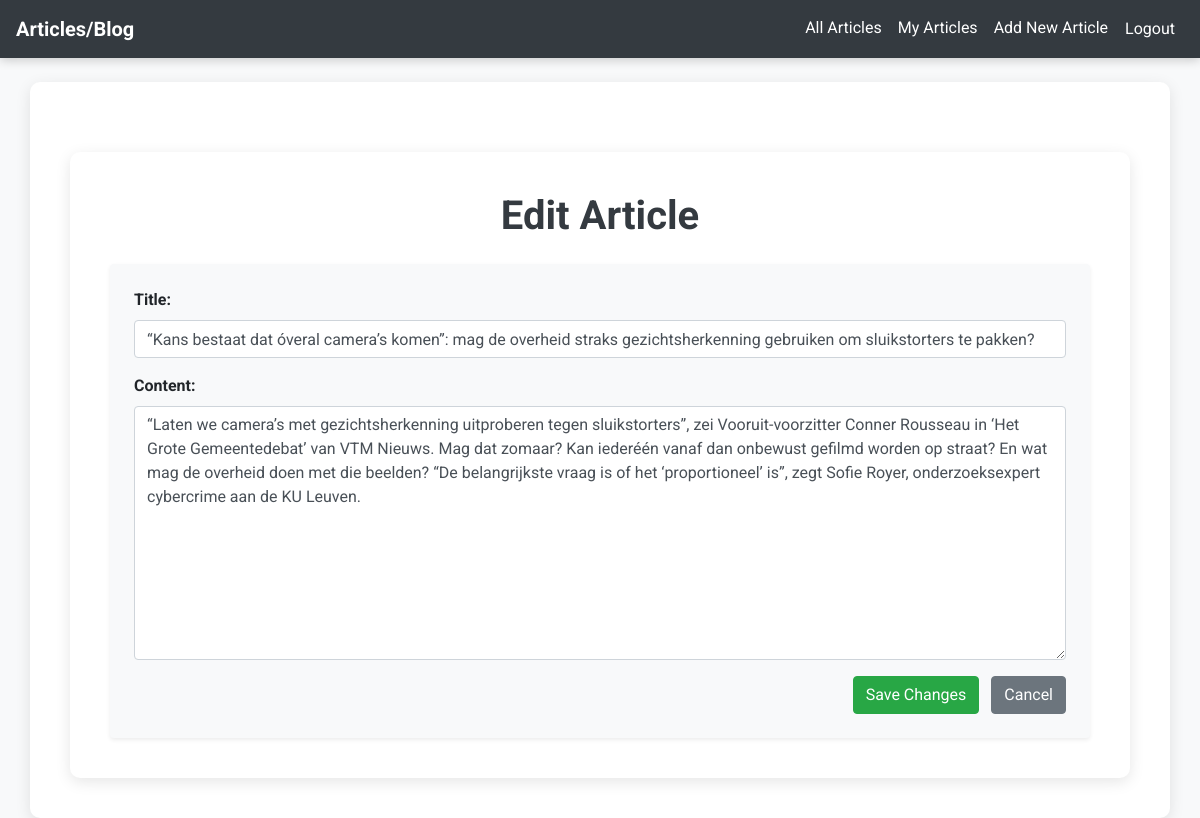
Screenshot of /article/9/edit/ (signed in) with the database file from the repository.
### blog/models.py (models this page shows, shortened)
class Article(models.Model):
    title = models.CharField(max_length=200)
    content = models.TextField()
    author = models.ForeignKey(User, on_delete=models.CASCADE)
    created_at = models.DateTimeField(auto_now_add=True)

### blog/views.py (the view)
# urls.py: path('article/<int:article_id>/edit/', views.edit_article, name='edit_article'),
@login_required
def edit_article(request, article_id):
    article = get_object_or_404(Article, pk=article_id)
    if request.user != article.author:
        return redirect('article_detail', article_id=article.id)
    if request.method == 'POST':
        form = ArticleForm(request.POST, instance=article)
        if form.is_valid():
            form.save()
            return redirect('article_detail', article_id=article.id)
    else:
        form = ArticleForm(instance=article)
    return render(request, 'blog/edit_article.html', {'form': form, 'article': article})

### blog/forms.py
class ArticleForm(forms.ModelForm):
    class Meta:
        model = Article
        fields = ['title', 'content']
    def __init__(self, *args, **kwargs):
        super(ArticleForm, self).__init__(*args, **kwargs)
        self.fields['title'].widget.attrs.update({'class': 'form-control'})
        self.fields['content'].widget.attrs.update({'class': 'form-control'})

### blog/templates/blog/edit_article.html (shortened to what this page needs)
{% extends 'base.html' %}
{% block content %}
  <div class="container">
    <h1 class="mb-4 text-center">Edit Article</h1>
    <form method="post" class="p-4 shadow-sm bg-light rounded">
      <div class="form-group">
        <label for="{{ form.title.id_for_label }}" class="font-weight-bold">Title:</label>
        {{ form.title }}
      </div>
      <div class="form-group">
        <label for="{{ form.content.id_for_label }}" class="font-weight-bold">Content:</label>
        {{ form.content }}
      </div>
      <div class="text-right">
        <button type="submit" class="btn btn-success">Save Changes</button>
        <a href="{% url 'article_detail' article.id %}" class="btn btn-secondary ml-2">Cancel</a>
      </div>
    </form>
  </div>
{% endblock %}

### blog/templates/base.html (style rules this page uses)
body { font-family: "Roboto", sans-serif; background-color: #f8f9fa; }
.container { background-color: #ffffff; padding: 40px; border-radius: 10px; box-shadow: 0 4px 15px rgba(0, 0, 0, 0.1); margin-top: 30px; }
h1, h2 { color: #343a40; font-weight: bold; }

### rows the page displays
Article: title "“Kans bestaat dat óveral camera’s komen”: mag de overheid straks gezichtsherkenning gebruiken om sluikstorters te pakken?", content "“Laten we camera’s met gezichtsherkenning uitproberen tegen sluikstorters”, zei Vooruit-voorzitter Conner Rousseau in ‘Het Grote Gemeentedebat’ van VTM Nieuws. Mag dat zomaar? Kan iederéén vanaf dan onbewust gefilmd worden op straat? En wat mag de overheid doen met die beelden? “De belangrijkste vraag is of het ‘proportioneel’ is”, zegt Sofie Royer, onderzoeksexpert cybercrime aan de KU Leuven."
